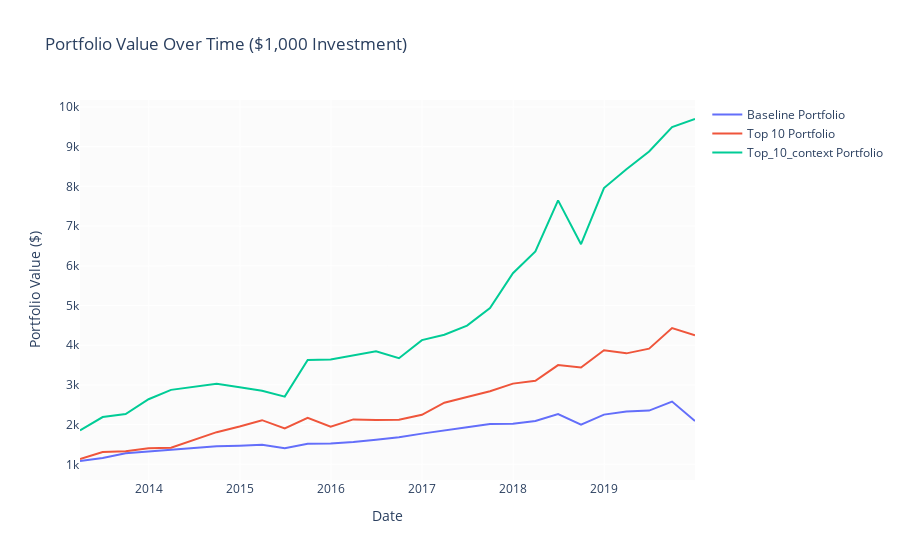

Here is the notebook cell this chart was saved with:
### Code cell
import plotly.graph_objects as go

# Assuming you have a dataframe 'df_avg' with columns 'datadate', 'baseline_portfolio', and 'top_10'

# Calculate the cumulative return for both portfolios
df_avg['baseline_cum_return'] = (1 + df_avg['baseline']).cumprod()
df_avg['top_10_cum_return'] = (1 + df_avg['top_10']).cumprod()
df_avg['top_10_context_cum_return'] = (1 + df_avg['top_10_context']).cumprod()
df_avg['top_10_ideal_cum_return'] = (1 + df_avg['top_10_ideal']).cumprod()

# Calculate the value over time of a $1,000 investment
initial_investment = 1000
df_avg['baseline_value'] = initial_investment * df_avg['baseline_cum_return']
df_avg['top_10_value'] = initial_investment * df_avg['top_10_cum_return']
df_avg['top_10_context_value'] = initial_investment * df_avg['top_10_context_cum_return']
df_avg['top_10_ideal_value'] = initial_investment * df_avg['top_10_ideal_cum_return']

# Create the plot
fig = go.Figure()

# Add baseline portfolio trace
fig.add_trace(go.Scatter(x=df_avg['datadate'], y=df_avg['baseline_value'],
                         mode='lines', name='Baseline Portfolio'))

# Add top_10 portfolio trace
fig.add_trace(go.Scatter(x=df_avg['datadate'], y=df_avg['top_10_value'],
                         mode='lines', name='Top 10 Portfolio'))

fig.add_trace(go.Scatter(x=df_avg['datadate'], y=df_avg['top_10_context_value'],
                         mode='lines', name='Top_10_context Portfolio'))

# Update the layout
fig.update_layout(
    title='Portfolio Value Over Time ($1,000 Investment)',
    xaxis_title='Date',
    yaxis_title='Portfolio Value ($)',
)

# Show the plot
fig.show()

### Figure 1 — Plotly figure (JSON) as saved in the notebook; plotly's stock layout.template omitted (floating-point values rounded to 4 significant figures)
{"data": [{"mode": "lines", "name": "Baseline Portfolio", "type": "scatter", "x": ["2013-03-31T00:00:00", "2013-06-30T00:00:00", "2013-09-30T00:00:00", "2013-12-31T00:00:00", "2014-03-31T00:00:00", "2014-06-30T00:00:00", "2014-09-30T00:00:00", "2014-12-31T00:00:00", "2015-03-31T00:00:00", "2015-06-30T00:00:00", "2015-09-30T00:00:00", "2015-12-31T00:00:00", "2016-03-31T00:00:00", "2016-06-30T00:00:00", "2016-09-30T00:00:00", "2016-12-31T00:00:00", "2017-03-31T00:00:00", "2017-06-30T00:00:00", "2017-09-30T00:00:00", "2017-12-31T00:00:00", "2018-03-31T00:00:00", "2018-06-30T00:00:00", "2018-09-30T00:00:00", "2018-12-31T00:00:00", "2019-03-31T00:00:00", "2019-06-30T00:00:00", "2019-09-30T00:00:00", "2019-12-31T00:00:00"], "y": [1083.0, 1157.0, 1278.0, 1323.0, 1366.0, 1400.0, 1452.0, 1468.0, 1491.0, 1406.0, 1520.0, 1525.0, 1561.0, 1618.0, 1681.0, 1773.0, 1843.0, 1931.0, 2017.0, 2020.0, 2092.0, 2265.0, 2000.0, 2252.0, 2330.0, 2353.0, 2579.0, 2092.0]}, {"mode": "lines", "name": "Top 10 Portfolio", "type": "scatter", "x": ["2013-03-31T00:00:00", "2013-06-30T00:00:00", "2013-09-30T00:00:00", "2013-12-31T00:00:00", "2014-03-31T00:00:00", "2014-06-30T00:00:00", "2014-09-30T00:00:00", "2014-12-31T00:00:00", "2015-03-31T00:00:00", "2015-06-30T00:00:00", "2015-09-30T00:00:00", "2015-12-31T00:00:00", "2016-03-31T00:00:00", "2016-06-30T00:00:00", "2016-09-30T00:00:00", "2016-12-31T00:00:00", "2017-03-31T00:00:00", "2017-06-30T00:00:00", "2017-09-30T00:00:00", "2017-12-31T00:00:00", "2018-03-31T00:00:00", "2018-06-30T00:00:00", "2018-09-30T00:00:00", "2018-12-31T00:00:00", "2019-03-31T00:00:00", "2019-06-30T00:00:00", "2019-09-30T00:00:00", "2019-12-31T00:00:00"], "y": [1135.0, 1309.0, 1332.0, 1402.0, 1417.0, 1609.0, 1810.0, 1954.0, 2111.0, 1902.0, 2171.0, 1949.0, 2131.0, 2117.0, 2123.0, 2246.0, 2551.0, 2695.0, 2842.0, 3032.0, 3105.0, 3499.0, 3440.0, 3874.0, 3795.0, 3912.0, 4431.0, 4249.0]}, {"mode": "lines", "name": "Top_10_context Portfolio", "type": "scatter", "x": ["2013-03-31T00:00:00", "2013-06-30T00:00:00", "2013-09-30T00:00:00", "2013-12-31T00:00:00", "2014-03-31T00:00:00", "2014-06-30T00:00:00", "2014-09-30T00:00:00", "2014-12-31T00:00:00", "2015-03-31T00:00:00", "2015-06-30T00:00:00", "2015-09-30T00:00:00", "2015-12-31T00:00:00", "2016-03-31T00:00:00", "2016-06-30T00:00:00", "2016-09-30T00:00:00", "2016-12-31T00:00:00", "2017-03-31T00:00:00", "2017-06-30T00:00:00", "2017-09-30T00:00:00", "2017-12-31T00:00:00", "2018-03-31T00:00:00", "2018-06-30T00:00:00", "2018-09-30T00:00:00", "2018-12-31T00:00:00", "2019-03-31T00:00:00", "2019-06-30T00:00:00", "2019-09-30T00:00:00", "2019-12-31T00:00:00"], "y": [1851.0, 2190.0, 2264.0, 2639.0, 2875.0, 2954.0, 3031.0, 2943.0, 2851.0, 2705.0, 3625.0, 3638.0, 3735.0, 3845.0, 3671.0, 4128.0, 4262.0, 4493.0, 4935.0, 5814.0, 6361.0, 7647.0, 6543.0, 7958.0, 8431.0, 8880.0, 9495.0, 9698.0]}], "layout": {"title": {"text": "Portfolio Value Over Time ($1,000 Investment)"}, "xaxis": {"title": {"text": "Date"}}, "yaxis": {"title": {"text": "Portfolio Value ($)"}}}}
